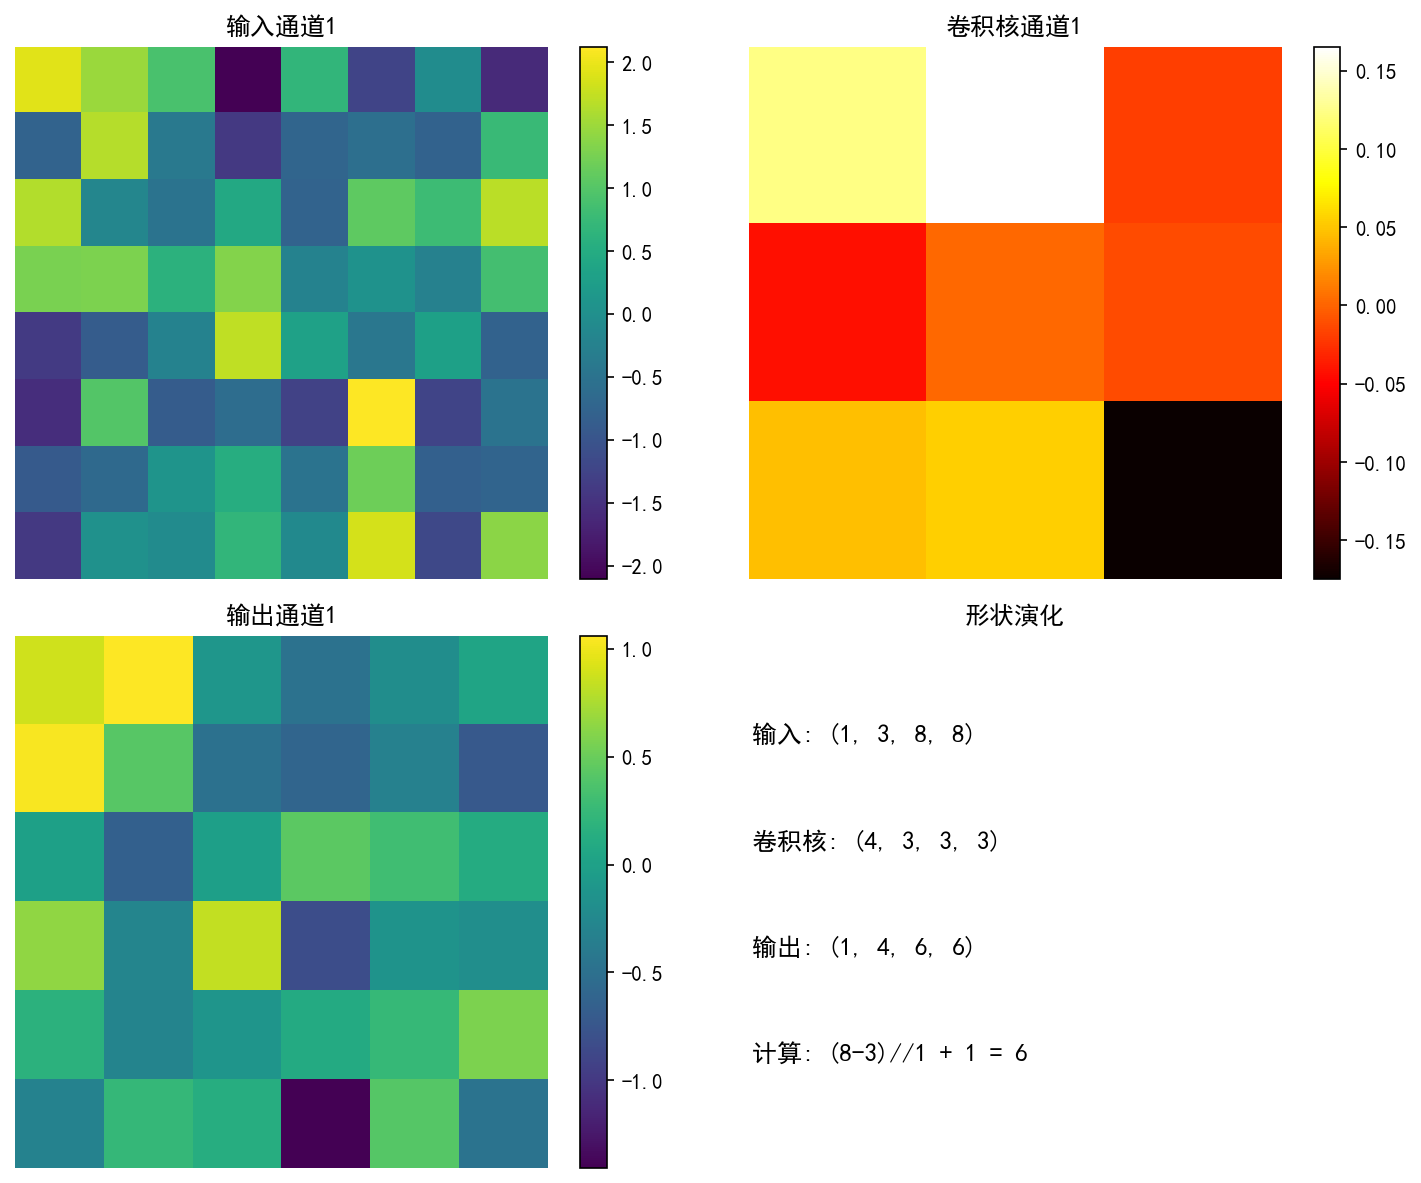

The script that saved this image:
# C:\Users\Administrator\Desktop\PythonProject\mini_demos\conv_channel_alignment.py
import torch
import torch.nn as nn
import matplotlib.pyplot as plt
import numpy as np
import os

# 设置中文字体
plt.rcParams['font.sans-serif'] = ['SimHei', 'Microsoft YaHei']  # 用来正常显示中文标签
plt.rcParams['axes.unicode_minus'] = False  # 用来正常显示负号


def conv_channel_demo():
    print("=== 卷积通道对齐实验 ===")

    # 设置随机种子保证可复现
    torch.manual_seed(42)

    # 构造输入张量: (batch, channels, height, width)
    x = torch.randn(1, 3, 8, 8)
    print(f"输入形状: {x.shape}")

    # 创建卷积层: 输入3通道，输出4通道，3x3卷积核
    conv = nn.Conv2d(in_channels=3, out_channels=4, kernel_size=3, bias=False)
    print(f"卷积核形状: {conv.weight.shape}")  # (4, 3, 3, 3)

    # 前向传播
    y = conv(x)
    print(f"输出形状: {y.shape}")

    # 可视化卷积过程示意图
    fig, axes = plt.subplots(2, 2, figsize=(10, 8))

    # 显示输入特征图的一个通道
    im1 = axes[0, 0].imshow(x[0, 0].detach().numpy(), cmap='viridis')
    axes[0, 0].set_title('输入通道1')
    axes[0, 0].axis('off')
    plt.colorbar(im1, ax=axes[0, 0], fraction=0.046)

    # 显示一个卷积核
    kernel_vis = conv.weight[0, 0].detach().numpy()
    im2 = axes[0, 1].imshow(kernel_vis, cmap='hot')
    axes[0, 1].set_title('卷积核通道1')
    axes[0, 1].axis('off')
    plt.colorbar(im2, ax=axes[0, 1], fraction=0.046)

    # 显示输出特征图的一个通道
    im3 = axes[1, 0].imshow(y[0, 0].detach().numpy(), cmap='viridis')
    axes[1, 0].set_title('输出通道1')
    axes[1, 0].axis('off')
    plt.colorbar(im3, ax=axes[1, 0], fraction=0.046)

    # 显示形状变化示意图
    axes[1, 1].text(0.1, 0.8, f'输入: {tuple(x.shape)}', fontsize=12)
    axes[1, 1].text(0.1, 0.6, f'卷积核: {tuple(conv.weight.shape)}', fontsize=12)
    axes[1, 1].text(0.1, 0.4, f'输出: {tuple(y.shape)}', fontsize=12)
    axes[1, 1].text(0.1, 0.2, '计算: (8-3)//1 + 1 = 6', fontsize=12)
    axes[1, 1].set_title('形状演化')
    axes[1, 1].axis('off')

    plt.tight_layout()
    output_path = os.path.join(os.path.dirname(__file__), 'conv_channel_alignment.png')
    plt.savefig(output_path, dpi=150, bbox_inches='tight')
    plt.close()

    print(f"实验完成! 图像已保存为 {output_path}")


if __name__ == "__main__":
    conv_channel_demo()